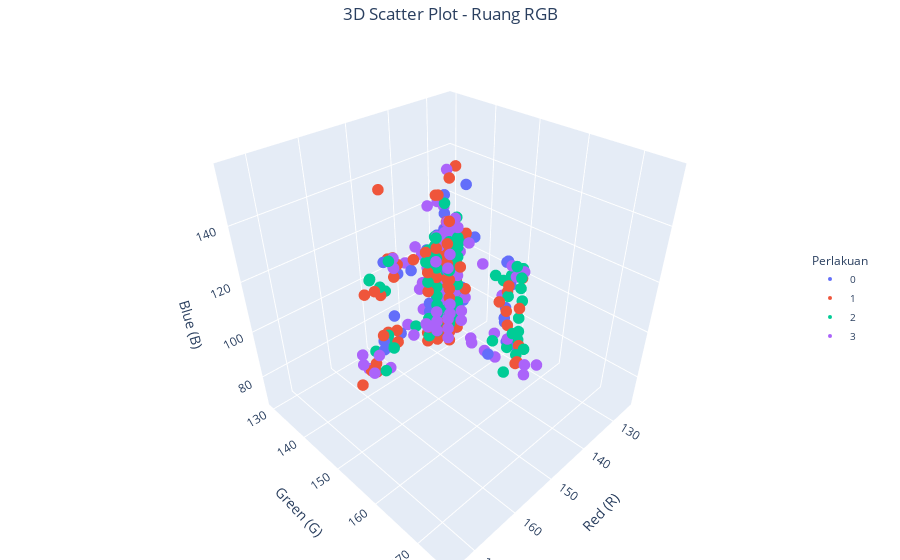

Notebook source saved alongside this figure:
### Code cell
plot_3d_color_space(df, 'R', 'G', 'B', color_col='Perlakuan',
                    title="3D Scatter Plot - Ruang RGB",
                    axis_labels=['Red (R)', 'Green (G)', 'Blue (B)'])

### Figure 1 — Plotly figure (JSON) as saved in the notebook; plotly's stock layout.template omitted (floating-point values rounded to 4 significant figures; data arrays with more than 128 entries replaced by an {"elided": "..."} marker saying what was removed)
{"data": [{"hovertemplate": "Perlakuan=0<br>R=%{x}<br>G=%{y}<br>B=%{z}<extra></extra>", "legendgroup": "0", "marker": {"color": "#636efa", "size": 4, "symbol": "circle"}, "mode": "markers", "name": "0", "scene": "scene", "showlegend": true, "type": "scatter3d", "x": {"elided": "326 int values"}, "y": {"elided": "326 float values"}, "z": {"elided": "326 float values"}}, {"hovertemplate": "Perlakuan=1<br>R=%{x}<br>G=%{y}<br>B=%{z}<extra></extra>", "legendgroup": "1", "marker": {"color": "#EF553B", "size": 4, "symbol": "circle"}, "mode": "markers", "name": "1", "scene": "scene", "showlegend": true, "type": "scatter3d", "x": {"elided": "368 int values"}, "y": {"elided": "368 float values"}, "z": {"elided": "368 float values"}}, {"hovertemplate": "Perlakuan=2<br>R=%{x}<br>G=%{y}<br>B=%{z}<extra></extra>", "legendgroup": "2", "marker": {"color": "#00cc96", "size": 4, "symbol": "circle"}, "mode": "markers", "name": "2", "scene": "scene", "showlegend": true, "type": "scatter3d", "x": {"elided": "390 int values"}, "y": {"elided": "390 float values"}, "z": {"elided": "390 float values"}}, {"hovertemplate": "Perlakuan=3<br>R=%{x}<br>G=%{y}<br>B=%{z}<extra></extra>", "legendgroup": "3", "marker": {"color": "#ab63fa", "size": 4, "symbol": "circle"}, "mode": "markers", "name": "3", "scene": "scene", "showlegend": true, "type": "scatter3d", "x": {"elided": "357 int values"}, "y": {"elided": "357 float values"}, "z": {"elided": "357 float values"}}], "layout": {"coloraxis": {"colorbar": {"len": 0.01, "lenmode": "fraction", "thickness": 0, "thicknessmode": "pixels"}}, "legend": {"font": {"size": 10}, "title": {"text": "Perlakuan"}, "tracegroupgap": 0, "x": 0.9, "xanchor": "left", "y": 0.5, "yanchor": "middle"}, "margin": {"b": 0, "l": 0, "r": 0, "t": 40}, "scene": {"aspectmode": "cube", "domain": {"x": [0, 1], "y": [0, 1]}, "xaxis": {"title": {"text": "Red (R)"}}, "yaxis": {"title": {"text": "Green (G)"}}, "zaxis": {"title": {"text": "Blue (B)"}}}, "showlegend": true, "title": {"text": "3D Scatter Plot - Ruang RGB", "x": 0.5}}}
